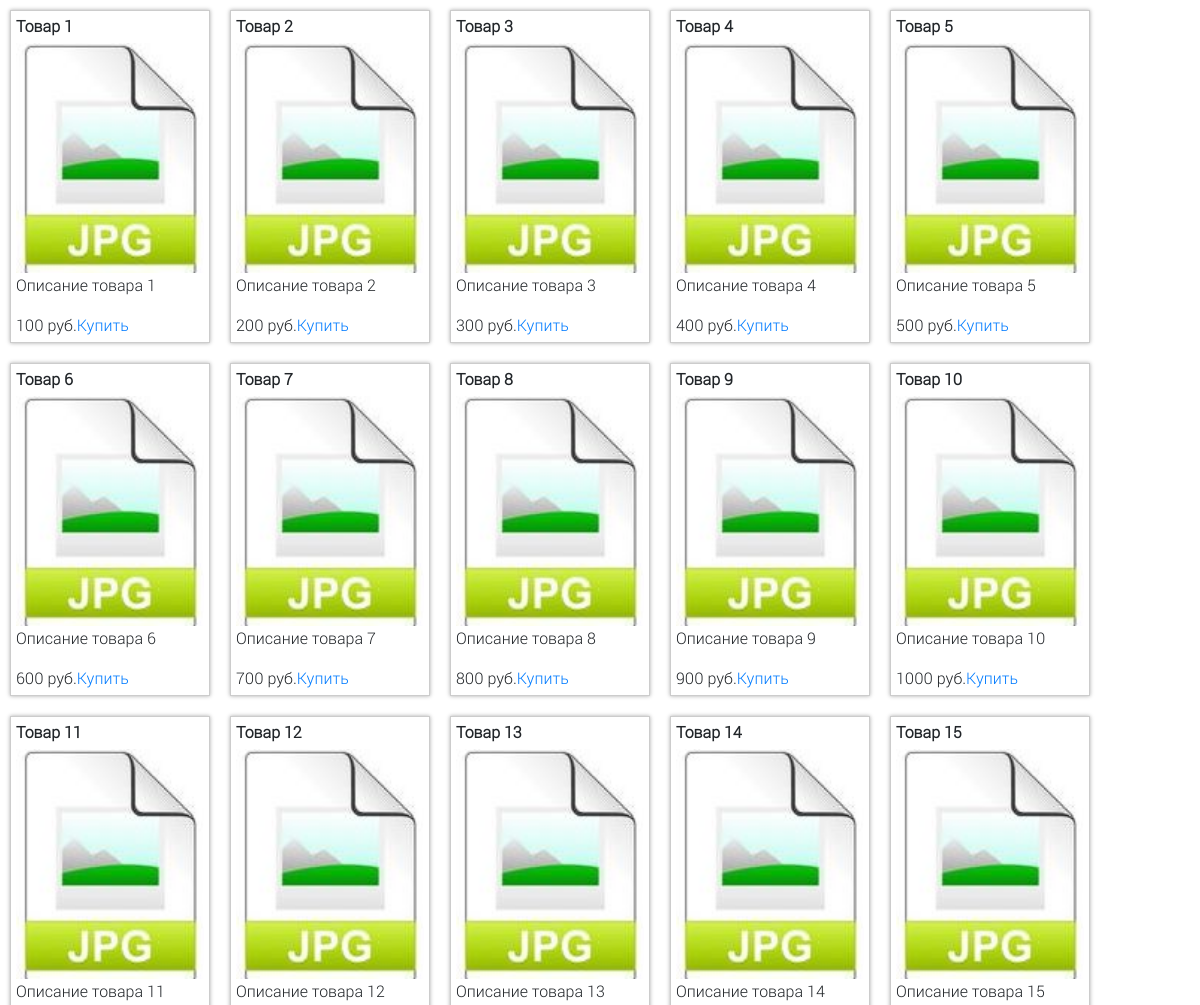
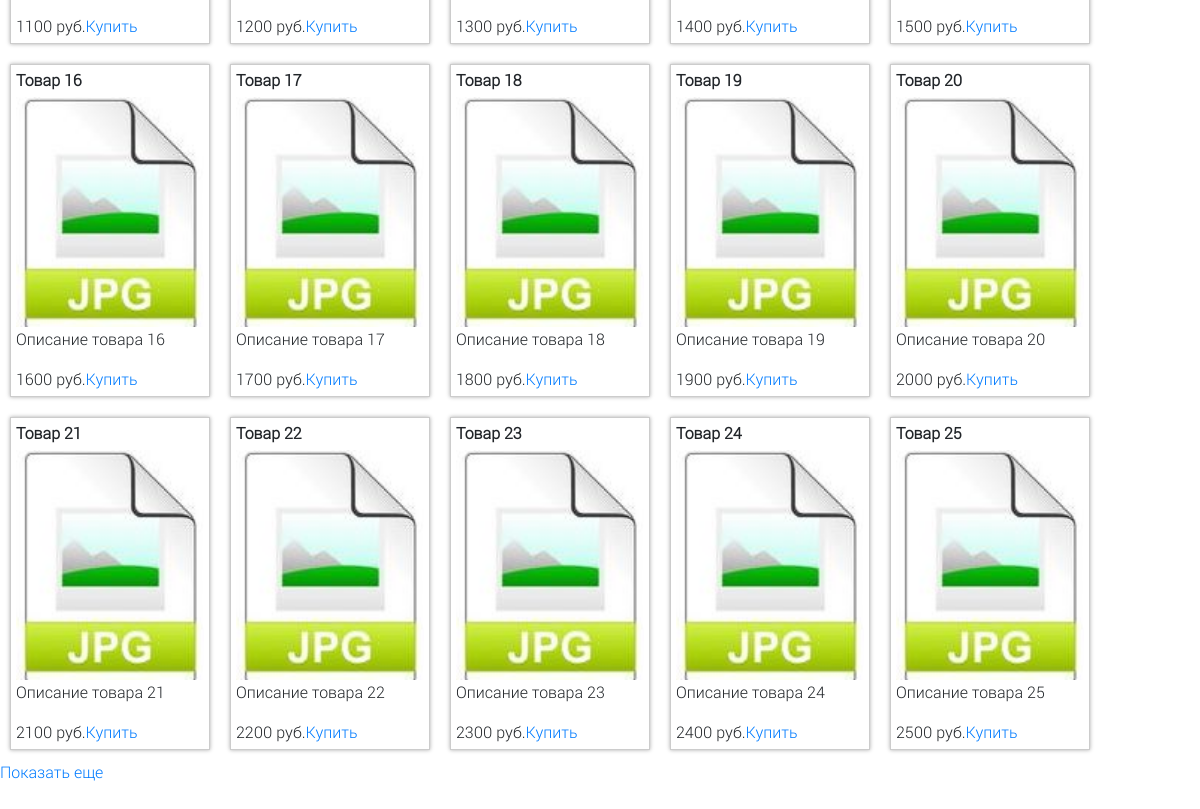
The page / on the database its author committed (2 pictures, top to bottom).
### tables this page shows
CREATE TABLE IF NOT EXISTS `catalog` (
  `id` int(10) unsigned NOT NULL,
  `title` varchar(255) NOT NULL,
  `price` double unsigned NOT NULL,
  `description` varchar(500) NOT NULL,
  `image` varchar(255) NOT NULL
);

### index.php (the view, shortened to what this page needs)
<?require_once($_SERVER['DOCUMENT_ROOT'].'/inc/main.php');
$page->incFile('header.php');?>
<div class="catalog-list row">
	<?$i = $_GET['goods']? $_GET['goods']: 0;
	$max = $i + 24;
	$arCatalog = $database->tablePrint('catalog');
	for($i; $i <= $max; $i++) {
		$htmlStr .= "<div class='catalog-item col-2' data-id=";
		$htmlStr .= $arCatalog[$i]['id']."><h4 class='item-title'>";
		$htmlStr .= $arCatalog[$i]['title']."</h4><img src=";
		$htmlStr .= $arCatalog[$i]['image']." class='item-image'><div class='item-description'><p>";
		$htmlStr .= $arCatalog[$i]['description']."</p></div><div class='item-price'><span class='price'>";
		$htmlStr .= $arCatalog[$i]['price']."&nbsp;руб.</span><a href='#' class='buy-btn'>Купить</a></div></div>";
	}
	echo $htmlStr; ?>
</div>
<a id="jsShowMore" href="" data-goods=25>Показать еще</a>
<?$page->incFile('footer.php');?>

### inc/main.php (shortened to what this page needs)
<?
class Database {
	private $status;
	public function dbConnect($local) {
		if($local == true)
		{
			$this->status = new mysqli('localhost', 'root', '', DB_NAME);
		}
		mysqli_set_charset($this->status, 'utf8');
	}
	public function tablePrint($table) {
		if($this->status) {
			$query = mysqli_query($this->status, "SELECT * FROM {$table}");
			$arResult = [];
			while( $row = mysqli_fetch_assoc($query) ){
				$arResult[] = $row;
		    }
			return $arResult;
		}
	}
}
class Page {
	private $path = INC_PATH;
	public function incFile($dir) {
		$srcFile = $this->path.$dir;
		if(file_exists($srcFile))
		{
			require($srcFile);
		}
		else
		{
			die();
		}
	}
}
$database = new Database();
?>

### inc/header.php (shortened to what this page needs)
<!DOCTYPE html>
<html lang="ru">
<head>
	<link rel="stylesheet" href="css/bootstrap.min.css">
	<link rel="stylesheet" href="css/font-awesome.min.css">
	<link rel="stylesheet" href="css/slick-theme.css">
	<link rel="stylesheet" href="css/slick.css">
	<link rel="stylesheet" href="css/style.css">
</head>
<body>
	<main>

### inc/footer.php (shortened to what this page needs)
	</main>
</body>
</html>

### css/style.css (style rules this page uses)
html { position: relative; min-height: 100%; }
body { height: 100%; background: #fff; font-size: 100%; font-family: 'RobotoLight'; }
img { width: 100%; height: auto; }
main { margin-bottom: 100px; }
.catalog-list { margin:0; }
.catalog-list .catalog-item { margin: 10px; padding: 5px; border: 1px solid #ccc; box-shadow: 0px 0px 4px #aaa; }
.catalog-item .item-title { font-size: 1em; font-weight: bold; }

### rows shown on the page
catalog: title "Товар 1", image (picture), description "Описание товара 1", price "100"
catalog: title "Товар 2", image (picture), description "Описание товара 2", price "200"
catalog: title "Товар 3", image (picture), description "Описание товара 3", price "300"
catalog: title "Товар 4", image (picture), description "Описание товара 4", price "400"
catalog: title "Товар 5", image (picture), description "Описание товара 5", price "500"
catalog: title "Товар 6", image (picture), description "Описание товара 6", price "600"
catalog: title "Товар 7", image (picture), description "Описание товара 7", price "700"
catalog: title "Товар 8", image (picture), description "Описание товара 8", price "800"
catalog: title "Товар 9", image (picture), description "Описание товара 9", price "900"
catalog: title "Товар 10", image (picture), description "Описание товара 10", price "1000"
catalog: title "Товар 11", image (picture), description "Описание товара 11", price "1100"
catalog: title "Товар 12", image (picture), description "Описание товара 12", price "1200"
catalog: title "Товар 13", image (picture), description "Описание товара 13", price "1300"
catalog: title "Товар 14", image (picture), description "Описание товара 14", price "1400"
catalog: title "Товар 15", image (picture), description "Описание товара 15", price "1500"
catalog: title "Товар 16", image (picture), description "Описание товара 16", price "1600"
catalog: title "Товар 17", image (picture), description "Описание товара 17", price "1700"
catalog: title "Товар 18", image (picture), description "Описание товара 18", price "1800"
catalog: title "Товар 19", image (picture), description "Описание товара 19", price "1900"
catalog: title "Товар 20", image (picture), description "Описание товара 20", price "2000"
catalog: title "Товар 21", image (picture), description "Описание товара 21", price "2100"
catalog: title "Товар 22", image (picture), description "Описание товара 22", price "2200"
catalog: title "Товар 23", image (picture), description "Описание товара 23", price "2300"
catalog: title "Товар 24", image (picture), description "Описание товара 24", price "2400"
catalog: title "Товар 25", image (picture), description "Описание товара 25", price "2500"
